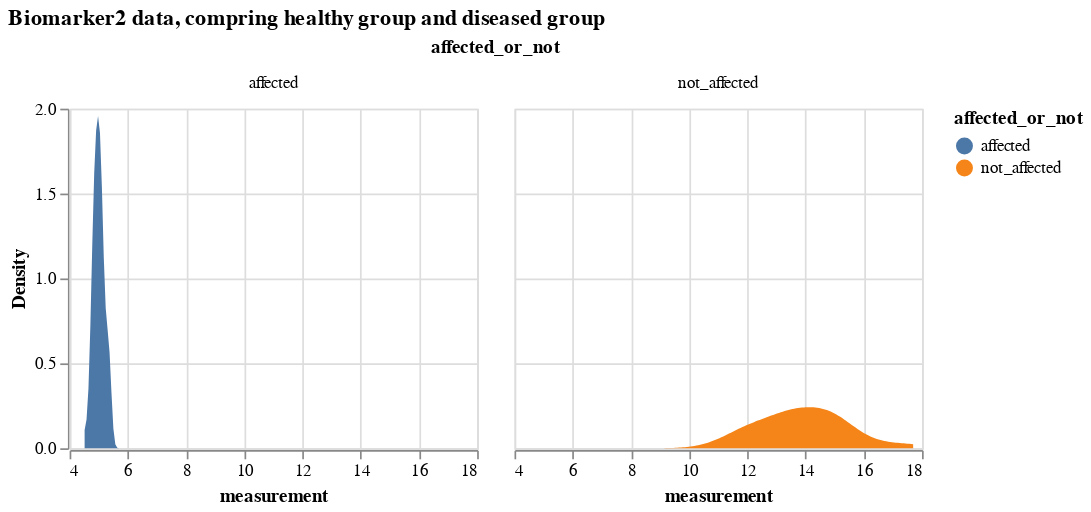

The notebook cell this image was saved under:
### Markdown cell above
### Comparing a certain biomarker data

### Code cell
# select only biomarker 2 
bio_2_data = df_expanded[df_expanded.Biomarker=='Biomarker 2'].drop(['k_j', 'S_n', 'Biomarker'], axis = 1)
# biomarker2 data, comparing from diseased and healthy groups
alt.Chart(bio_2_data).transform_density(
    'measurement',
    as_=['measurement', 'Density'],
    groupby=['affected_or_not']
).mark_area().encode(
    x="measurement:Q",
    y="Density:Q",
    facet = alt.Facet(
        "affected_or_not:N",
    ),
    color=alt.Color(
        'affected_or_not:N'
    )
).properties(
    width= 240,
    height = 200,
).properties(
    title='Biomarker2 data, compring healthy group and diseased group'
)

### Figure 1 — Vega-Lite specification as saved in the notebook (floating-point values rounded to 4 significant figures)
{"config": {"view": {"continuousWidth": 300, "continuousHeight": 300}}, "data": {"name": "data-90897e0d4a9153006b406ed75d675112"}, "mark": {"type": "area"}, "encoding": {"color": {"field": "affected_or_not", "type": "nominal"}, "facet": {"field": "affected_or_not", "type": "nominal"}, "x": {"field": "measurement", "type": "quantitative"}, "y": {"field": "Density", "type": "quantitative"}}, "height": 200, "title": "Biomarker2 data, compring healthy group and diseased group", "transform": [{"density": "measurement", "groupby": ["affected_or_not"], "as": ["measurement", "Density"]}], "width": 240, "$schema": "https://vega.github.io/schema/vega-lite/v5.16.3.json", "datasets": {"data-90897e0d4a9153006b406ed75d675112": [{"participant": 0, "measurement": 5.097, "affected_or_not": "affected"}, {"participant": 1, "measurement": 5.135, "affected_or_not": "affected"}, {"participant": 2, "measurement": 13.27, "affected_or_not": "not_affected"}, {"participant": 3, "measurement": 13.17, "affected_or_not": "not_affected"}, {"participant": 4, "measurement": 13.65, "affected_or_not": "not_affected"}, {"participant": 5, "measurement": 5.026, "affected_or_not": "affected"}, {"participant": 6, "measurement": 4.989, "affected_or_not": "affected"}, {"participant": 7, "measurement": 4.983, "affected_or_not": "affected"}, {"participant": 8, "measurement": 13.79, "affected_or_not": "not_affected"}, {"participant": 9, "measurement": 13.6, "affected_or_not": "not_affected"}, {"participant": 10, "measurement": 15.66, "affected_or_not": "not_affected"}, {"participant": 11, "measurement": 4.765, "affected_or_not": "affected"}, {"participant": 12, "measurement": 4.863, "affected_or_not": "affected"}, {"participant": 13, "measurement": 5.231, "affected_or_not": "affected"}, {"participant": 14, "measurement": 14.16, "affected_or_not": "not_affected"}, {"participant": 15, "measurement": 5.339, "affected_or_not": "affected"}, {"participant": 16, "measurement": 5.362, "affected_or_not": "affected"}, {"participant": 17, "measurement": 12.85, "affected_or_not": "not_affected"}, {"participant": 18, "measurement": 5.171, "affected_or_not": "affected"}, {"participant": 19, "measurement": 4.935, "affected_or_not": "affected"}, {"participant": 20, "measurement": 4.986, "affected_or_not": "affected"}, {"participant": 21, "measurement": 4.759, "affected_or_not": "affected"}, {"participant": 22, "measurement": 5.035, "affected_or_not": "affected"}, {"participant": 23, "measurement": 12.44, "affected_or_not": "not_affected"}, {"participant": 24, "measurement": 5.068, "affected_or_not": "affected"}, {"participant": 25, "measurement": 14.78, "affected_or_not": "not_affected"}, {"participant": 26, "measurement": 5.106, "affected_or_not": "affected"}, {"participant": 27, "measurement": 5.065, "affected_or_not": "affected"}, {"participant": 28, "measurement": 5.112, "affected_or_not": "affected"}, {"participant": 29, "measurement": 5.094, "affected_or_not": "affected"}, {"participant": 30, "measurement": 15.48, "affected_or_not": "not_affected"}, {"participant": 31, "measurement": 4.985, "affected_or_not": "affected"}, {"participant": 32, "measurement": 5.08, "affected_or_not": "affected"}, {"participant": 33, "measurement": 5.354, "affected_or_not": "affected"}, {"participant": 34, "measurement": 17.7, "affected_or_not": "not_affected"}, {"participant": 35, "measurement": 12.61, "affected_or_not": "not_affected"}, {"participant": 36, "measurement": 13.26, "affected_or_not": "not_affected"}, {"participant": 37, "measurement": 14.57, "affected_or_not": "not_affected"}, {"participant": 38, "measurement": 15.16, "affected_or_not": "not_affected"}, {"participant": 39, "measurement": 14.58, "affected_or_not": "not_affected"}, {"participant": 40, "measurement": 4.871, "affected_or_not": "affected"}, {"participant": 41, "measurement": 4.795, "affected_or_not": "affected"}, {"participant": 42, "measurement": 4.515, "affected_or_not": "affected"}, {"participant": 43, "measurement": 5.042, "affected_or_not": "affected"}, {"participant": 44, "measurement": 14.84, "affected_or_not": "not_affected"}, {"participant": 45, "measurement": 11.92, "affected_or_not": "not_affected"}, {"participant": 46, "measurement": 4.748, "affected_or_not": "affected"}, {"participant": 47, "measurement": 4.89, "affected_or_not": "affected"}, {"participant": 48, "measurement": 17.09, "affected_or_not": "not_affected"}, {"participant": 49, "measurement": 4.849, "affected_or_not": "affected"}, {"participant": 50, "measurement": 4.921, "affected_or_not": "affected"}, {"participant": 51, "measurement": 13.52, "affected_or_not": "not_affected"}, {"participant": 52, "measurement": 4.832, "affected_or_not": "affected"}, {"participant": 53, "measurement": 13.89, "affected_or_not": "not_affected"}, {"participant": 54, "measurement": 4.824, "affected_or_not": "affected"}, {"participant": 55, "measurement": 13.73, "affected_or_not": "not_affected"}, {"participant": 56, "measurement": 12.81, "affected_or_not": "not_affected"}, {"participant": 57, "measurement": 15.11, "affected_or_not": "not_affected"}, {"participant": 58, "measurement": 4.859, "affected_or_not": "affected"}, {"participant": 59, "measurement": 5.01, "affected_or_not": "affected"}, {"participant": 60, "measurement": 4.953, "affected_or_not": "affected"}, {"participant": 61, "measurement": 14.39, "affected_or_not": "not_affected"}, {"participant": 62, "measurement": 5.24, "affected_or_not": "affected"}, {"participant": 63, "measurement": 5.101, "affected_or_not": "affected"}, {"participant": 64, "measurement": 11.74, "affected_or_not": "not_affected"}, {"participant": 65, "measurement": 10.93, "affected_or_not": "not_affected"}, {"participant": 66, "measurement": 4.668, "affected_or_not": "affected"}, {"participant": 67, "measurement": 5.38, "affected_or_not": "affected"}, {"participant": 68, "measurement": 14.72, "affected_or_not": "not_affected"}, {"participant": 69, "measurement": 13.91, "affected_or_not": "not_affected"}, {"participant": 70, "measurement": 5.197, "affected_or_not": "affected"}, {"participant": 71, "measurement": 4.917, "affected_or_not": "affected"}, {"participant": 72, "measurement": 12.61, "affected_or_not": "not_affected"}, {"participant": 73, "measurement": 4.965, "affected_or_not": "affected"}, {"participant": 74, "measurement": 11.79, "affected_or_not": "not_affected"}, {"participant": 75, "measurement": 12.23, "affected_or_not": "not_affected"}, {"participant": 76, "measurement": 15.38, "affected_or_not": "not_affected"}, {"participant": 77, "measurement": 14.52, "affected_or_not": "not_affected"}, {"participant": 78, "measurement": 4.894, "affected_or_not": "affected"}, {"participant": 79, "measurement": 16.21, "affected_or_not": "not_affected"}, {"participant": 80, "measurement": 4.743, "affected_or_not": "affected"}, {"participant": 81, "measurement": 5.044, "affected_or_not": "affected"}, {"participant": 82, "measurement": 13.78, "affected_or_not": "not_affected"}, {"participant": 83, "measurement": 5.335, "affected_or_not": "affected"}, {"participant": 84, "measurement": 4.848, "affected_or_not": "affected"}, {"participant": 85, "measurement": 5.366, "affected_or_not": "affected"}, {"participant": 86, "measurement": 4.996, "affected_or_not": "affected"}, {"participant": 87, "measurement": 14.9, "affected_or_not": "not_affected"}, {"participant": 88, "measurement": 11.69, "affected_or_not": "not_affected"}, {"participant": 89, "measurement": 4.77, "affected_or_not": "affected"}, {"participant": 90, "measurement": 5.128, "affected_or_not": "affected"}, {"participant": 91, "measurement": 15.11, "affected_or_not": "not_affected"}, {"participant": 92, "measurement": 5.233, "affected_or_not": "affected"}, {"participant": 93, "measurement": 4.846, "affected_or_not": "affected"}, {"participant": 94, "measurement": 13.27, "affected_or_not": "not_affected"}, {"participant": 95, "measurement": 5.004, "affected_or_not": "affected"}, {"participant": 96, "measurement": 4.93, "affected_or_not": "affected"}, {"participant": 97, "measurement": 14.64, "affected_or_not": "not_affected"}, {"participant": 98, "measurement": 4.889, "affected_or_not": "affected"}, {"participant": 99, "measurement": 11.87, "affected_or_not": "not_affected"}]}}
